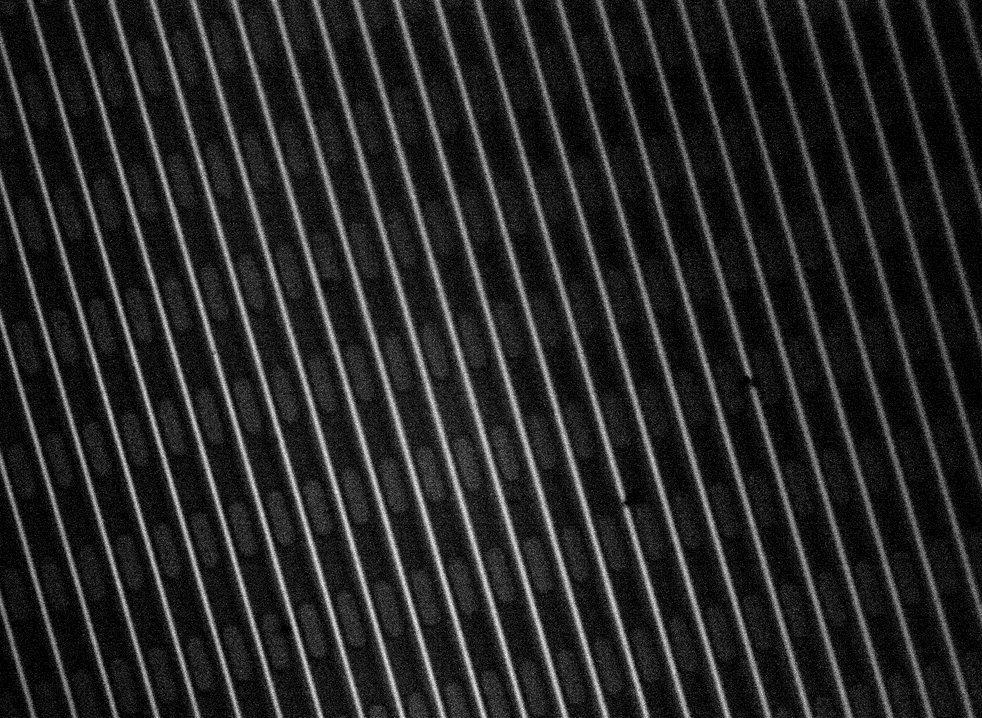
%> input picture Images/[100,100].bmp, 982 x 718 px, shrunk from 1400 x 1024 before the run
$ octave LabelingEachPixelWell.m   (GNU Octave 9; MATLAB toolbox functions it lacks are replaced by stand-ins)
%> lines starting %> are read from the running program, lines starting %| are printed output that depends on the picture; in (x1, y1, x2, y2) boxes, pixels count from 0 and x2, y2 are one past the last pixel; in counts of white or black regions, pixels touching at a corner belong together; the program's own positions count from 1
### ReadImageFromWorkspace.m
function [Image] = ReadImageFromWorkspace(ImageTitle)
%> called with ImageTitle = '[100,100].bmp'

Image = imread(ImageTitle);
%> Image is the input picture: size 718x982 uint8; min 0, max 21, mean 3


end

### HistogramEqualization.m
function [ PhotoAfterHistogramEqualization ] = RunHistogramEqualization( OriginalPhoto )
    PhotoAfterHistogramEqualization = histeq(OriginalPhoto);
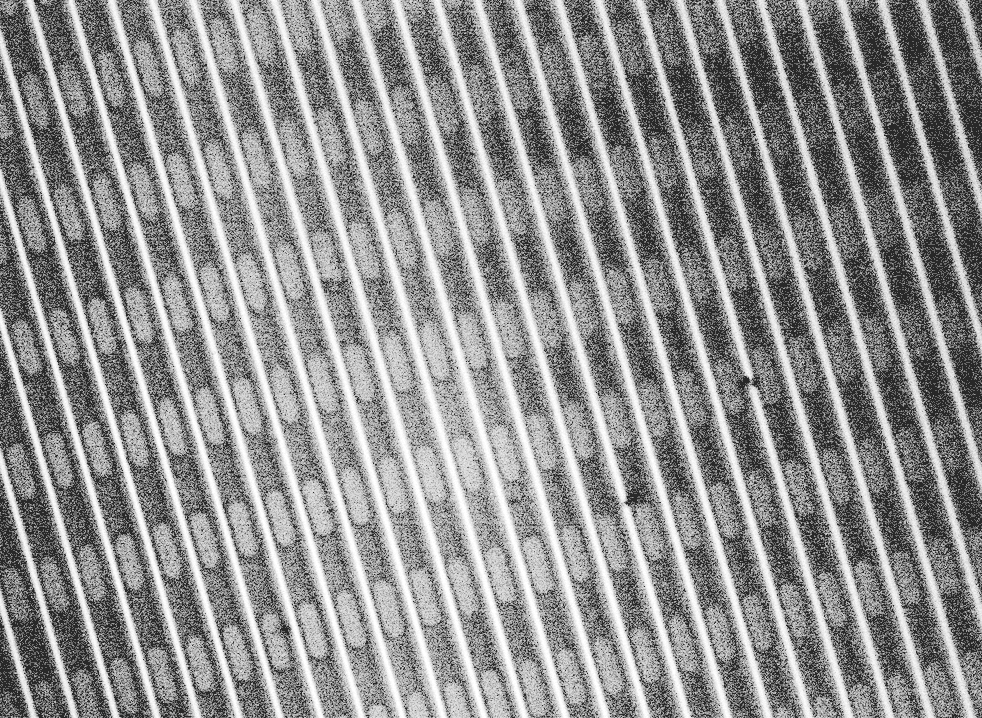
%> PhotoAfterHistogramEqualization: size 718x982 uint8; min 40, max 255, mean 145
end

### DisplayImage.m
function [ ] = DisplayImage( Image )

imshow(Image)

end

### LabelingEachPixelWell.m
close all

CameraPhoto = ReadImageFromWorkspace('[100,100].bmp');
figure('Name', 'Original Photo');
DisplayImage(CameraPhoto);

figure('Name','Photo After Histogram Equalization')
PhotoAfterHistogramEqualization = HistogramEqualization(CameraPhoto);
DisplayImage(PhotoAfterHistogramEqualization);

figure('Name','Photo After Histogram Equalization then Locally Adaptive Thresholding')
PhotoAfterLocallyAdaptiveThresholding = imbinarize(PhotoAfterHistogramEqualization, 'adaptive');
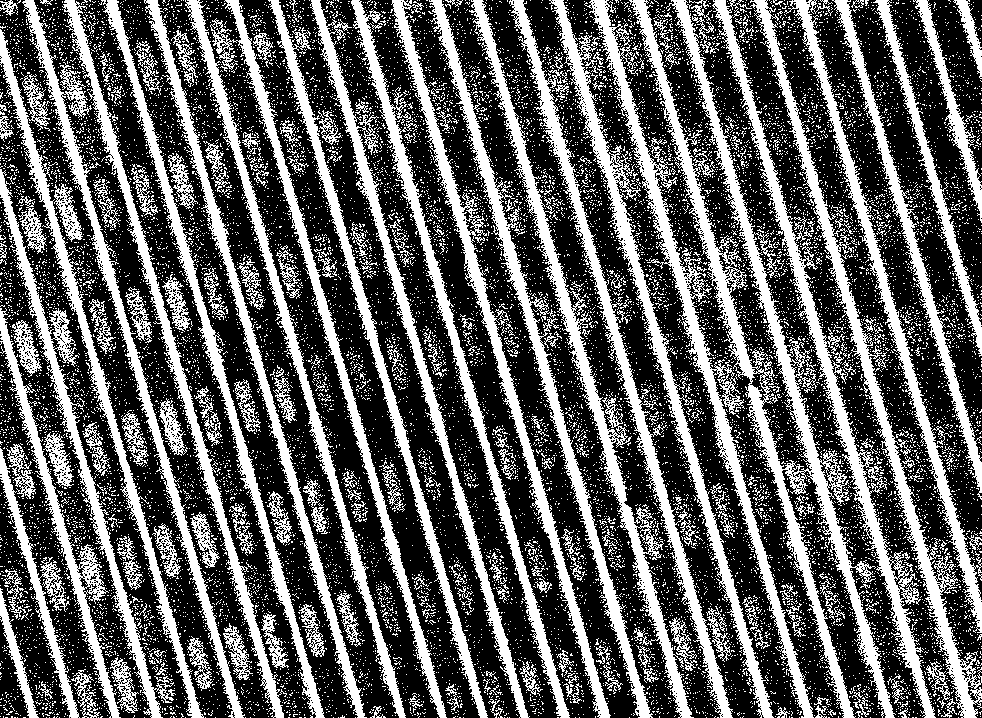
%> PhotoAfterLocallyAdaptiveThresholding: size 718x982 logical; 37.8% white; 16416 white regions (16133 under 20 px), largest, box (x1, y1, x2, y2) and area: (629, 0, 896, 718) 19954, (584, 0, 814, 718) 10177, (712, 0, 936, 718) 10038
DisplayImage(PhotoAfterLocallyAdaptiveThresholding);

figure('Name','Photo After Histogram Equalization then Locally Adaptive Thresholding then a 3x3 Averaging Filter')
PhotoAfter_3x3_AveragingFilter = filter2(fspecial('average',3), PhotoAfterLocallyAdaptiveThresholding);
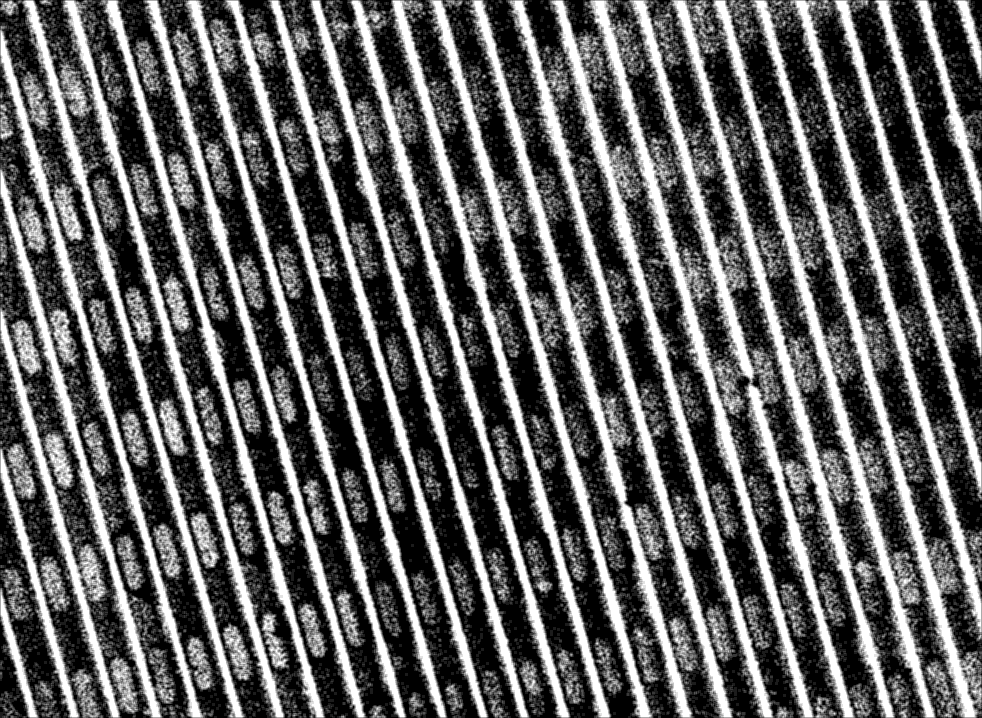
%> PhotoAfter_3x3_AveragingFilter: size 718x982 double; min 0, max 1, mean 0.377
DisplayImage(PhotoAfter_3x3_AveragingFilter);

figure('Name','Photo After Histogram Equalization then Locally Adaptive Thresholding then a 3x3 Averaging Filter then Morphological Opening using squares')
MorphologicalOpeningSquareThreshold = strel('square',21);
PhotoAfterSquareMorphologicalOpening = imopen(PhotoAfter_3x3_AveragingFilter,MorphologicalOpeningSquareThreshold);
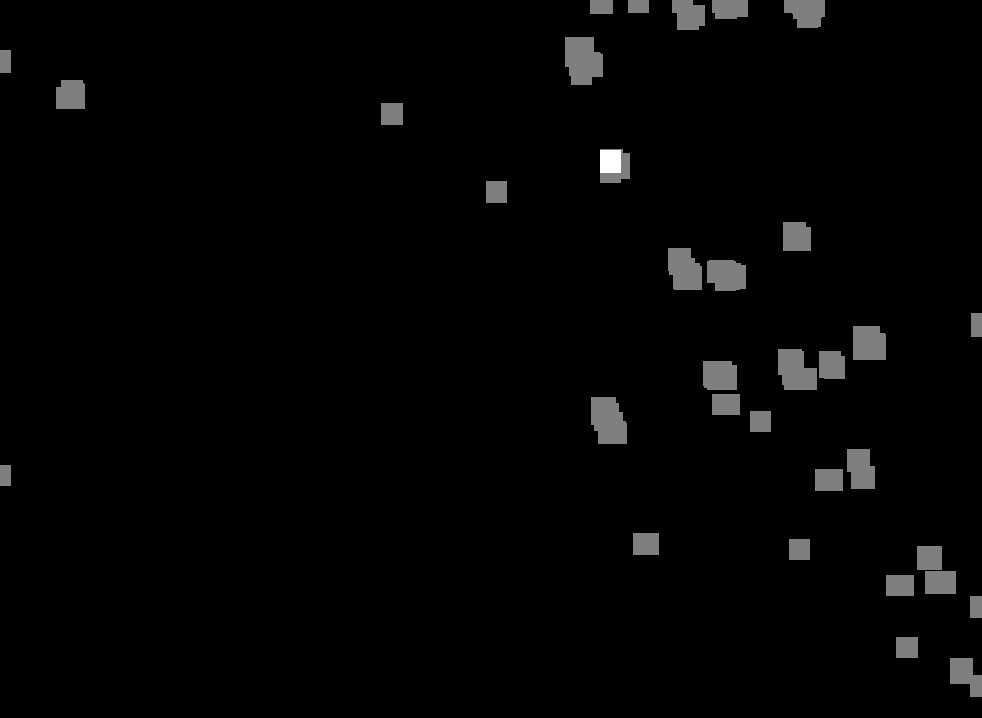
%> PhotoAfterSquareMorphologicalOpening: size 718x982 double; min 0, max 0.222, mean 0.00378; drawn with min black and max white
DisplayImage(PhotoAfterSquareMorphologicalOpening)

figure('Name','Photo After Histogram Equalization then Locally Adaptive Thresholding then a 3x3 Averaging Filter then Morphological Opening using rectangles')
MorphologicalOpeningRectangularThreshold = strel('rectangle',[5 25]);
PhotoAfterRectangularMorphologicalOpening = imopen(PhotoAfter_3x3_AveragingFilter,MorphologicalOpeningRectangularThreshold);
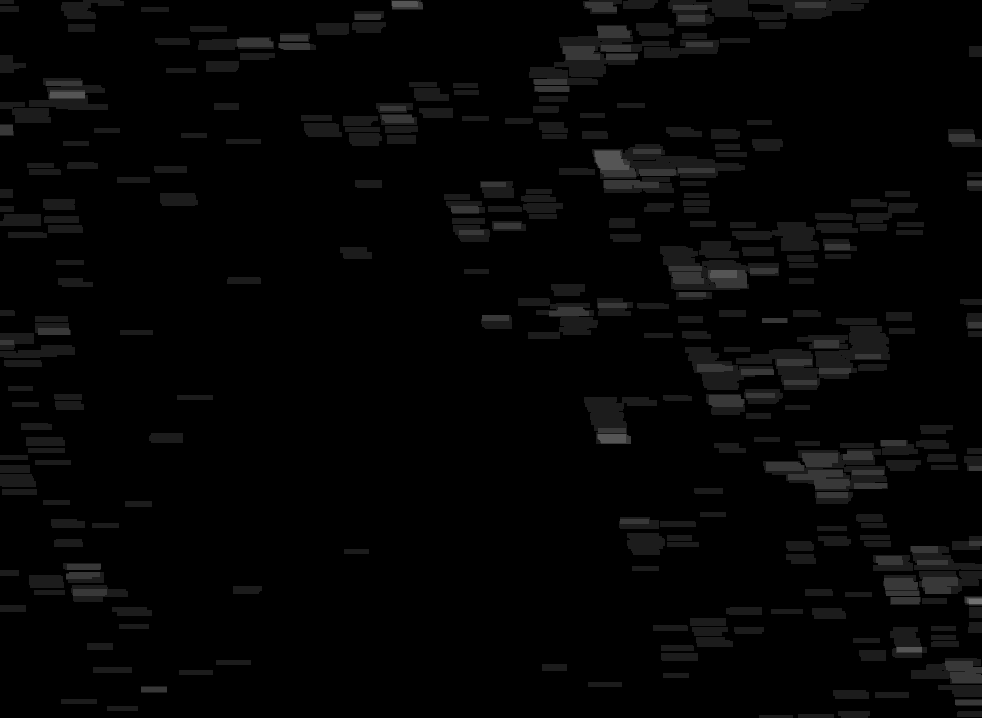
%> PhotoAfterRectangularMorphologicalOpening: size 718x982 double; min 0, max 0.444, mean 0.0188
DisplayImage(PhotoAfterRectangularMorphologicalOpening);

% [4 lines of commented-out code are left out]

figure('Name','Labeled Photo After Histogram Equalization then Locally Adaptive Thresholding then a 3x3 Averaging Filter then Morphological Opening using rectangles')
%> (the run ends here)
